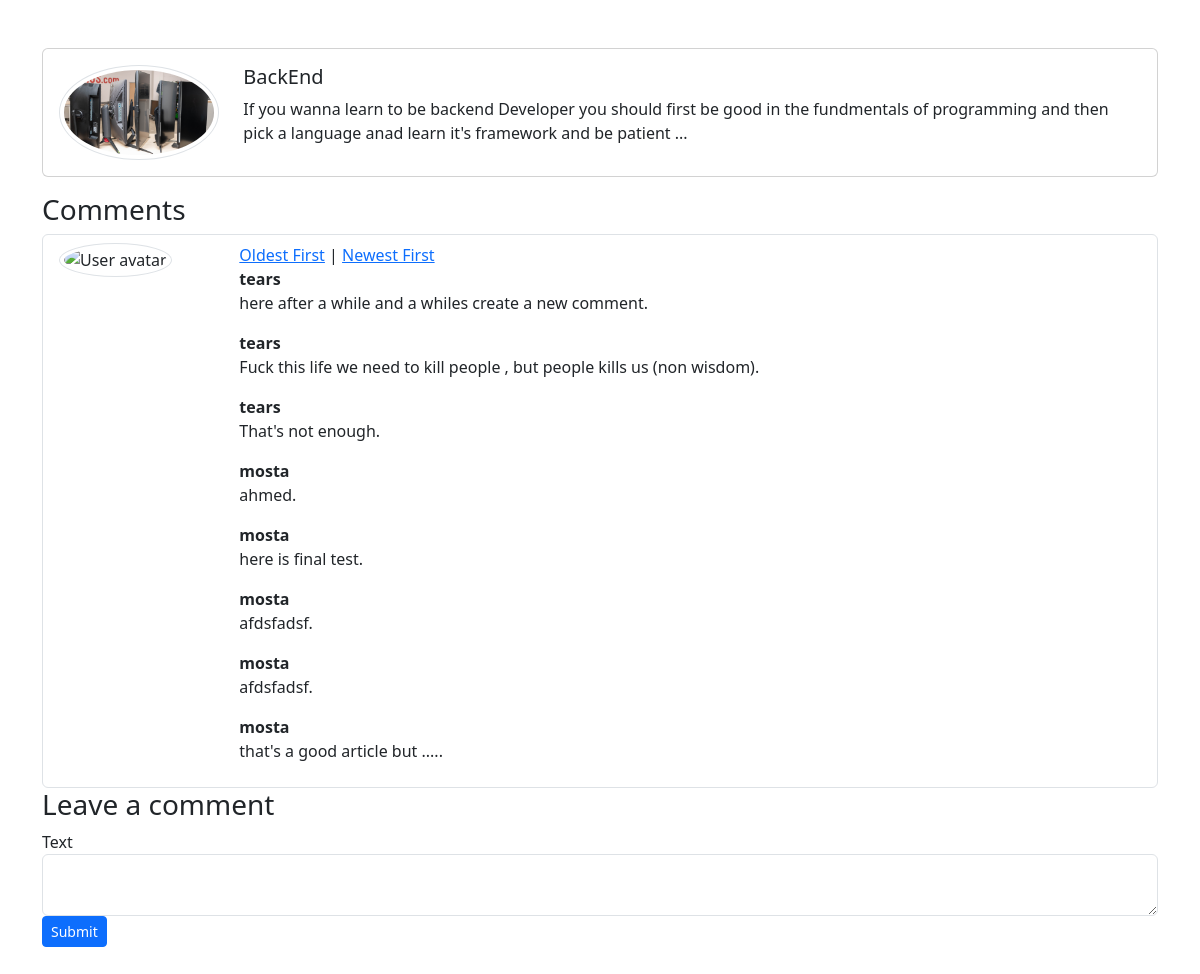
Before: /posts/1 with the older database file.
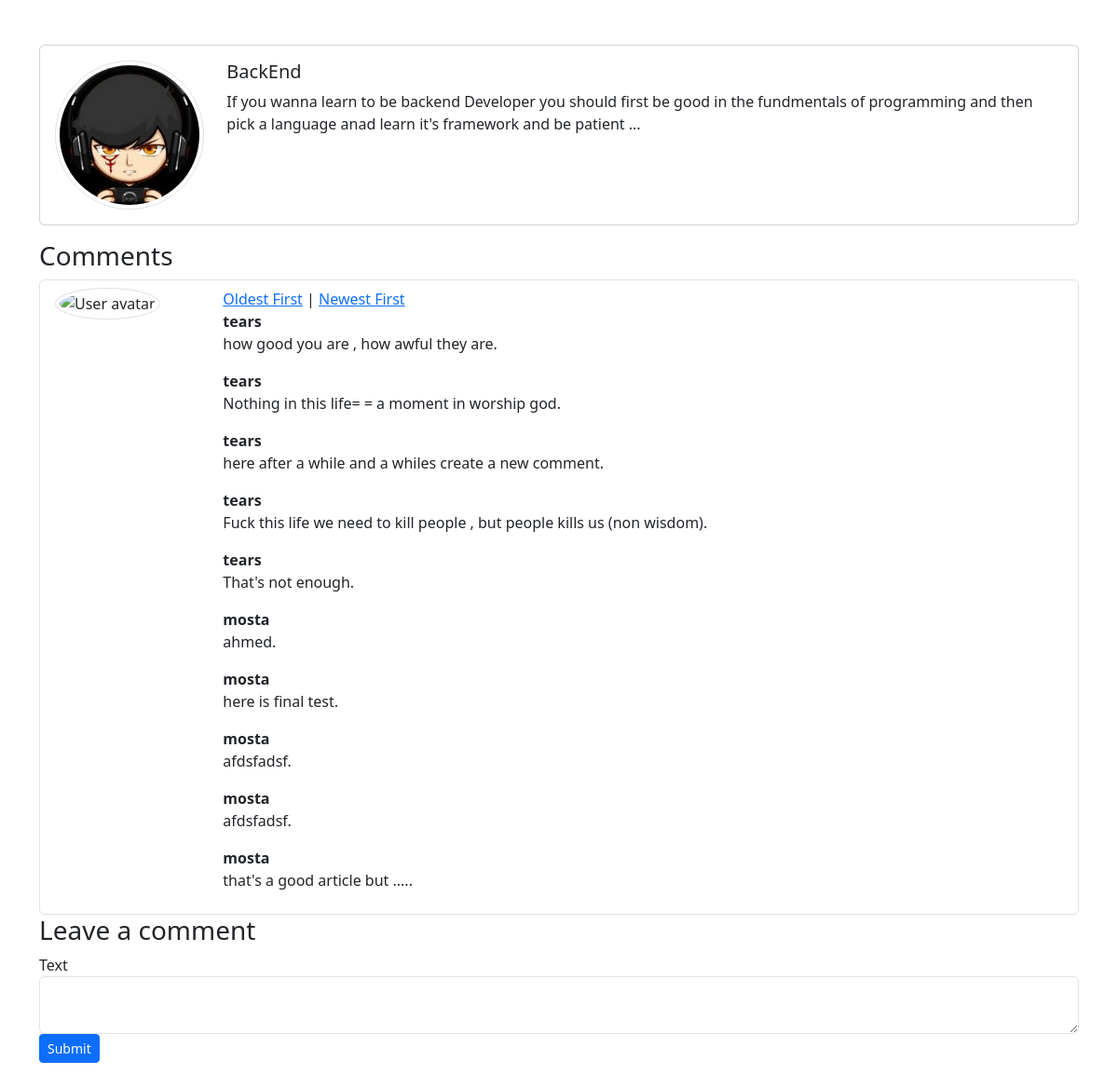
After: the same page with the newer database file.
### Siebel/models.py (models this page shows, shortened)
class Post(models.Model):
    author = models.ForeignKey(User,on_delete=models.CASCADE,null = True, blank = True)
    title = models.CharField(max_length=50,null = True, blank = True)
    content = models.TextField(null = True, blank = True)
    image = models.ImageField(upload_to='post',null = True, blank = True)
    create_at = models.DateTimeField(default=timezone.now,null = True, blank = True)

class Comment(models.Model):
    user = models.ForeignKey(User,on_delete=models.CASCADE,null = True, blank = True)
    post = models.ForeignKey(Post,related_name = 'comment_post', on_delete=models.CASCADE,null = True, blank= True)
    content = models.TextField(max_length=1000)
    create_at = models.DateTimeField(default=timezone.now,null = True, blank = True)

### Siebel/views.py (the view)
# urls.py: path('posts/<int:pk>', addComment),
def addComment(request,pk):
    post = get_object_or_404(Post, pk=pk)
    order = request.GET.get('order', 'newest')
    if order == 'oldest':
        comments = Comment.objects.filter(post=post).order_by('create_at')
    elif order=='newest':
        comments = Comment.objects.filter(post=post).order_by('-create_at')
    else:
        comments = Comment.objects.filter(post=post)
    if request.method == 'POST':
        form = CommentForm(request.POST)
        if form.is_valid():
            comment = form.save(commit=False)
            comment.user = request.user
            comment.post = post
            comment.save()
            return redirect(f'/posts/{post.pk}' )
    else:
        form = CommentForm()
    return render(request, 'post_details.html', {'post':post,'form': form , 'comments':comments,})

### Siebel/forms.py
class CommentForm(forms.ModelForm):
    class Meta:
        model = Comment
        fields = ['content']

### templates/post_details.html (shortened to what this page needs)
<!doctype html>
<html lang="en">
  <head>
  </head>
    <link href="https://cdn.jsdelivr.net/npm/bootstrap@5.3.2/dist/css/bootstrap.min.css" rel="stylesheet">
  </head>
  <body>
    <div class="container py-5">
      <div class="card mb-3">
        <div class="card-body">
          <div class="row">
            <div class="col-sm-2 align-self-center">
              <img src="{{post.image.url}}" alt="User avatar" class="rounded-circle img-thumbnail">
            </div>
            <div class="col-sm-10">
              <h5 class="card-title">{{post.title}}</h5>
              <p class="card-text">{{post.content}}</p>
            </div>
          </div>
        </div>
      </div>
      <h3>Comments</h3>
      <div class="list-group">
        <div class="list-group-item d-flex">
          <div class="col-2 pl-0">
            <img src="user-placeholder.png" alt="User avatar" class="rounded-circle img-thumbnail">
          </div>
          <div class="col-10">
            <a href="?order=oldest">Oldest First</a> |
            <a href="?order=newest">Newest First</a>
          {% for comment in comments  %}
            <div class="d-flex justify-content-between align-items-center">
              <span><b>{{comment.user}}</b></span>
            </div>
            <p>{{comment.content}}.</p>
            {% endfor %}
          </div>
        </div>
        </div>
      <h3>Leave a comment</h3>
      <form method="post" action="/posts/{{ post.pk }}/add_comment">
        <div class="form-group">
            <label for="comment-text">Text</label>
            <textarea class="form-control" name="content" id="comment-text" rows="2"></textarea>
        </div>
        <button type="submit" class="btn btn-primary btn-sm">Submit</button>
    </form>
    </div>

Changed rows visible on the page:
changed Post "BackEnd": image: a different picture
added Comment: user "tears", content "how good you are , how awful they are"
added Comment: user "tears", content "Nothing in this life= = a moment in worship god"
